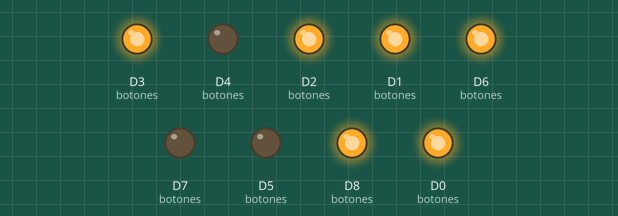
Recording of a sketch running on a simulated ESP8266 (NodeMCU). On the bench: output pins drawn as LEDs (lit = HIGH). What the sketch prints to the serial monitor is not drawn.

Above: at 0.1 s.
At 1.7 s:
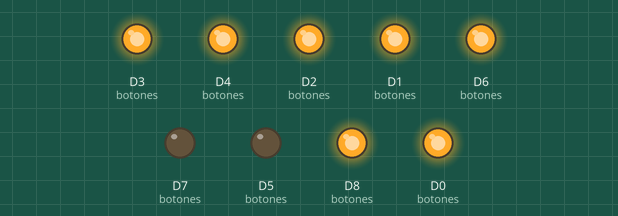
Timing chart, 0 to 3.2 s (numbered marks = the images above):
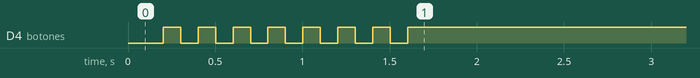

The sketch:

r3_relays1.ino
```cpp
#include <Arcana3.h>

Arcana3 arcana("relays1", false);

int counter = 0;
bool isReset = false;
int puzzles[6] = {0, 0, 0, 0, 0, 0};

void setup() {
  pinMode(D0, OUTPUT); //botones
  pinMode(D1, OUTPUT); //botones
  pinMode(D2, OUTPUT); //botones
  pinMode(D3, OUTPUT); //botones
  pinMode(D4, OUTPUT); //botones
  pinMode(D5, OUTPUT); //botones
  pinMode(D6, OUTPUT); //botones
  pinMode(D7, OUTPUT); //botones
  pinMode(D8, OUTPUT); //botones
  Serial.begin(115200);

  reset();

  arcana.init();
  delay(10);
  configurar();
  delay(10);

}
void loop() {
  if (counter == 0) {
    arcana.conectar();
    counter = 30;

    if (arcana.status == 0 && !isReset) { // juego archivado
      configurar();
      reset();
    }

  }
  counter--;

  if (arcana.status == 3) { // juego esperando
    isReset = false;
    digitalWrite(D1, HIGH); // Maquina de Humo
    digitalWrite(D2, HIGH); // Puerta 0
    digitalWrite(D3, HIGH); // Luz Azul/Roja
    digitalWrite(D4, LOW); // Luz Azul/Roja
    digitalWrite(D5, HIGH); // luz cuarto 2
    digitalWrite(D6, HIGH); // puerta 1
    digitalWrite(D7, HIGH); // luz cuarto 3
  }

  if (arcana.status == 2) {
    isReset = false;
    digitalWrite(D1, arcana.acertijo(puzzles[0])); // Maquina de Humo
    digitalWrite(D2, !arcana.acertijo(puzzles[1])); // Puerta 0
    digitalWrite(D3, !arcana.acertijo(puzzles[2])); // Luz Azul
    digitalWrite(D4, !arcana.acertijo(puzzles[2])); // Roja
    digitalWrite(D5, !arcana.acertijo(puzzles[3])); // luz cuarto 2
    digitalWrite(D6, !arcana.acertijo(puzzles[4])); // puerta 1
    digitalWrite(D7, !arcana.acertijo(puzzles[5])); // luz cuarto 3
  }

  if (arcana.status == 1) { // juego esperando
    isReset = false;
    digitalWrite(D1, HIGH); // Maquina de Humo
    digitalWrite(D2, LOW); // Puerta 0
    digitalWrite(D3, HIGH); // Luz Azul/Roja
    digitalWrite(D4, LOW); // Luz Azul/Roja
    digitalWrite(D5, LOW); // luz cuarto 2
    digitalWrite(D6, LOW); // puerta 1
    digitalWrite(D7, LOW); // luz cuarto 3
  }

  String estado = "";
  //estado += "&Config=" + arcana.config;
  arcana.estado(estado);
  ///////////////////////////////
  delay(20);
}

void reset() {
  digitalWrite(D0, HIGH);
  digitalWrite(D1, HIGH); // Maquina de Humo
  digitalWrite(D2, HIGH); // Puerta 0
  digitalWrite(D3, HIGH); // Luz Azul/Roja
  digitalWrite(D4, LOW); // Luz Azul/Roja
  digitalWrite(D5, LOW); // luz cuarto 2
  digitalWrite(D6, HIGH); // puerta 1
  digitalWrite(D7, LOW); // luz cuarto 3
  digitalWrite(D8, HIGH);
  isReset = true;
}

void configurar() {
  arcana.configurar();
  String myconfig = arcana.config;
  int i = 0;
  while (myconfig.indexOf(" ") > -1) {
    puzzles[i] = myconfig.substring(0, myconfig.indexOf(" ")).toInt();
    myconfig = myconfig.substring(myconfig.indexOf(" ") + 1);
    i++;
  }
  puzzles[i] = myconfig.toInt();
}
```
